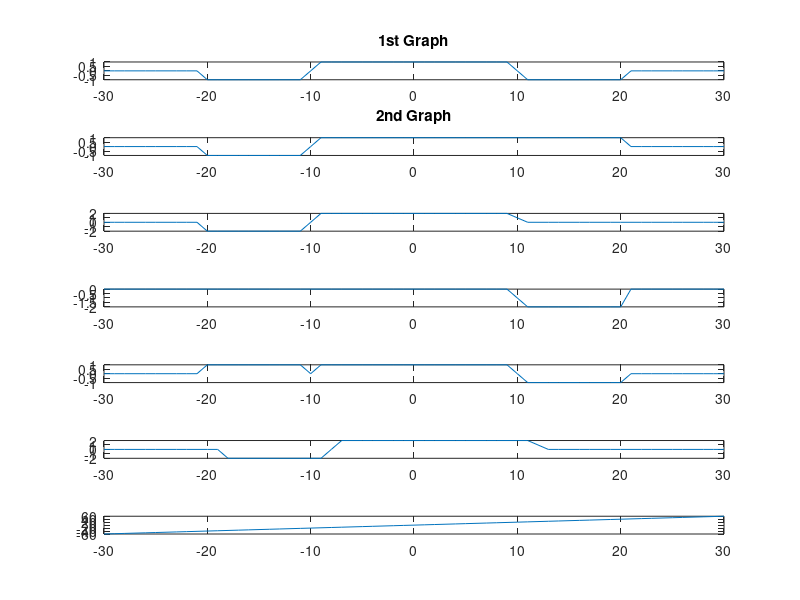

This chart was generated by the following MATLAB code:
clc;
clear all;
t = -30:1:30;
first = (-(t>=-20 & t<=-10 )) + (t>=-10 & t<=10)  + (-(t>=10 & t<=20));
subplot(7,1,1);
plot(t,first);
title("1st Graph"); % ai line likla valo na likla aro valo
second =  (-(t>=-20 & t<=-10)) + (t>=-10 & t<=20);
subplot(7,1,2);
plot(t,second);
title('2nd Graph');
% Addition
sum = first + second;
subplot(7,1,3);
plot(t,sum);
%Subtraction
subtraction = first - second;
subplot(7,1,4);
plot(t,subtraction);
%Multiplication
multi = first .* second;
subplot(7,1,5);
plot(t,multi);
% Time Shifting of Addition
shift_val = 2;
sum_shift = circshift(sum,shift_val);
subplot(7,1,6);
plot(t,sum_shift);
% Time Scaling 
x = 2;
time_shift = t*x;
subplot(7,1,7);
plot(t,time_shift);



